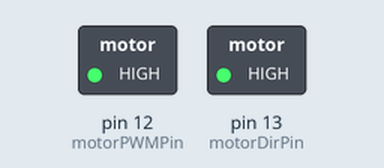
Recording of a sketch running on a simulated Arduino Uno, built with avr-gcc and run on an emulated ATmega328P. On the bench: switched loads named in the sketch (green lamp = pin HIGH).

Above: at 0.1 s.
Timing chart, 0 to 1.6 s (numbered marks = the images above):
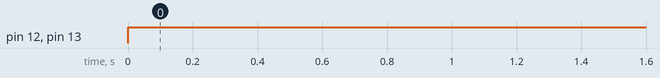

Measured:
- by itself, pin 12 (motorPWMPin), pin 13 (motorDirPin): LOW → HIGH at 0.00 s

The sketch:

with_json.ino
```cpp
const int motorDirPin = 13;   // Custom pin for motor direction
const int motorPWMPin = 12;   // Custom pin for motor PWM speed control

void setup() {
  pinMode(motorDirPin, OUTPUT);
  pinMode(motorPWMPin, OUTPUT);
  Serial.begin(9600);
}

void loop() {
  // Run motor forward
  digitalWrite(motorDirPin, HIGH);  // Set direction
  analogWrite(motorPWMPin, 200);     // Set speed (0-255)
  delay(2000); // Run for 2 seconds

  // // Stop motor
  // analogWrite(motorPWMPin, 0);
  // delay(1000); // Pause for 1 second

  // // Run motor backward
  // digitalWrite(motorDirPin, LOW);   // Set direction
  // analogWrite(motorPWMPin, 150);     // Set speed
  // delay(2000); // Run for 2 seconds

  // // Stop motor
  // analogWrite(motorPWMPin, 0);
  // delay(1000); // Pause for 1 second
}
```
